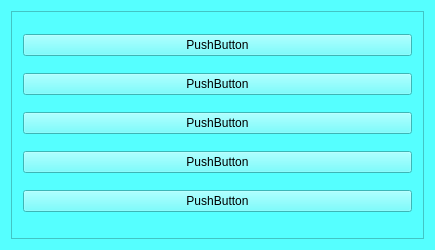
<?xml version="1.0" encoding="UTF-8"?>
<ui version="4.0">
 <class>Widget</class>
 <widget class="QWidget" name="Widget">
  <property name="geometry">
   <rect>
    <x>0</x>
    <y>0</y>
    <width>435</width>
    <height>250</height>
   </rect>
  </property>
  <property name="windowTitle">
   <string>Widget</string>
  </property>
  <property name="styleSheet">
   <string notr="true">background-color: rgb(85, 255, 255);</string>
  </property>
  <layout class="QVBoxLayout" name="verticalLayout">
   <item>
    <widget class="QScrollArea" name="scrollArea">
     <property name="widgetResizable">
      <bool>true</bool>
     </property>
     <widget class="QWidget" name="scrollAreaWidgetContents_2">
      <property name="geometry">
       <rect>
        <x>0</x>
        <y>0</y>
        <width>421</width>
        <height>236</height>
       </rect>
      </property>
      <layout class="QVBoxLayout" name="verticalLayout_2">
       <item>
        <widget class="QPushButton" name="pushButton">
         <property name="text">
          <string>PushButton</string>
         </property>
        </widget>
       </item>
       <item>
        <widget class="QPushButton" name="pushButton_2">
         <property name="text">
          <string>PushButton</string>
         </property>
        </widget>
       </item>
       <item>
        <widget class="QPushButton" name="pushButton_3">
         <property name="text">
          <string>PushButton</string>
         </property>
        </widget>
       </item>
       <item>
        <widget class="QPushButton" name="pushButton_4">
         <property name="text">
          <string>PushButton</string>
         </property>
        </widget>
       </item>
       <item>
        <widget class="QPushButton" name="pushButton_5">
         <property name="text">
          <string>PushButton</string>
         </property>
        </widget>
       </item>
      </layout>
     </widget>
    </widget>
   </item>
  </layout>
 </widget>
 <layoutdefault spacing="6" margin="11"/>
 <resources/>
 <connections/>
</ui>
